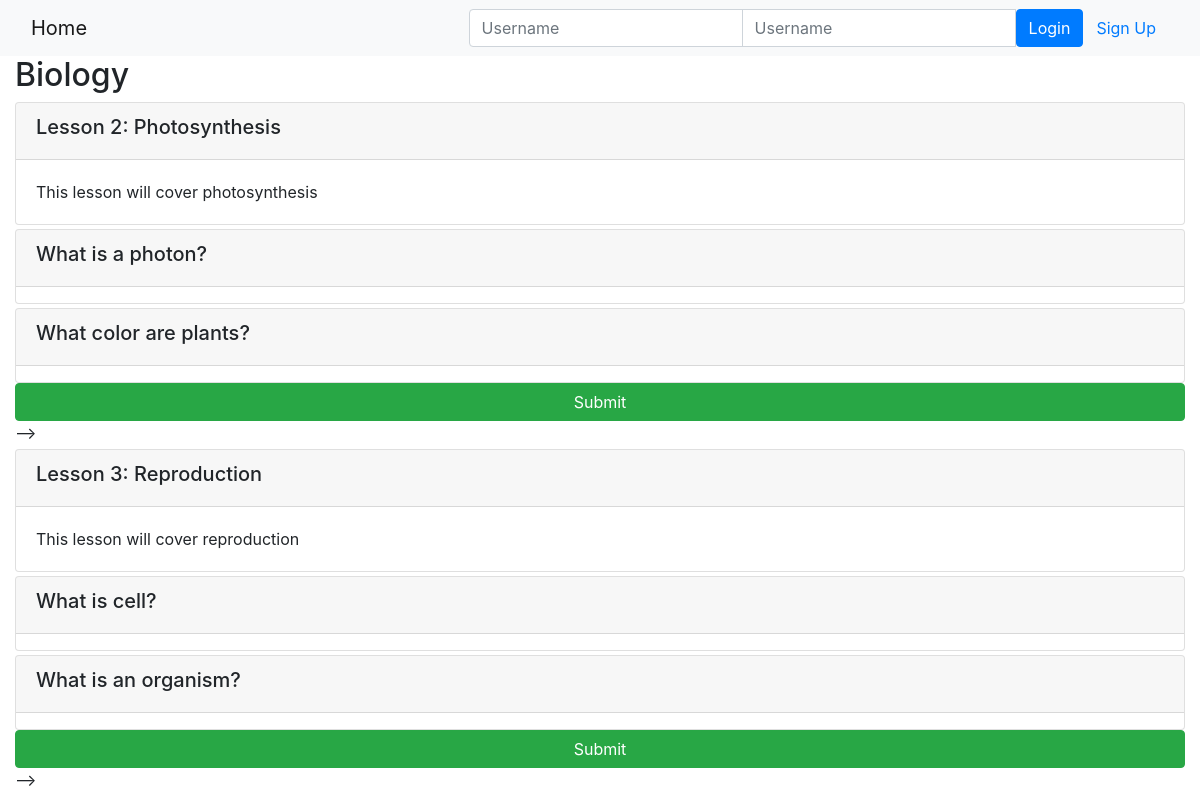
Page /onlinecourse/1/ on the committed database.
### onlinecourse/models.py (models this page shows, shortened)
class Course(models.Model):
    name = models.CharField(null=False, max_length=30, default='online course')
    image = models.ImageField(upload_to='course_images/')
    description = models.CharField(max_length=1000)
    pub_date = models.DateField(null=True)
    instructors = models.ManyToManyField(Instructor)
    users = models.ManyToManyField(settings.AUTH_USER_MODEL, through='Enrollment')
    total_enrollment = models.IntegerField(default=0)
    is_enrolled = False

class Lesson(models.Model):
    title = models.CharField(max_length=200, default="title")
    order = models.IntegerField(default=0)
    course = models.ForeignKey(Course, on_delete=models.CASCADE)
    content = models.TextField()

class Question(models.Model):
    question_text = models.CharField(max_length=500)
    lesson_id = models.ForeignKey(Lesson, on_delete=models.CASCADE)
    grade = models.FloatField(default=0)

### onlinecourse/views.py (the view)
# urls.py: path('<int:pk>/', views.CourseDetailView.as_view(), name='course_details'),
class CourseDetailView(generic.DetailView):
    model = Course
    template_name = 'onlinecourse/course_detail_bootstrap.html'

### onlinecourse/templates/onlinecourse/course_detail_bootstrap.html (shortened to what this page needs)
<!DOCTYPE html>
<html lang="en">
<head>
     {% load static %}
    <link rel="stylesheet" href="https://maxcdn.bootstrapcdn.com/bootstrap/4.5.2/css/bootstrap.min.css">
</head>
<body>
    <nav class="navbar navbar-light bg-light">
        <div class="container-fluid">
            <div class="navbar-header">
                  <a class="navbar-brand" href="{% url 'onlinecourse:index' %}">Home</a>
            </div>
            <ul class="nav navbar-nav navbar-right">
                {% if user.is_authenticated %}
                <li>
                    <a class="btn btn-link" href="#">{{ user.first_name }}({{ user.username }})</a>
                    <a class="btn btn-link" href="{% url 'onlinecourse:logout' %}">Logout</a>
                </li>
                {% else %}
                <li>
                    <form class="form-inline" action="{% url 'onlinecourse:login' %}" method="post">
                        <div class="input-group">
                            <input type="text" class="form-control" placeholder="Username" name="username" >
                            <input type="password" class="form-control" placeholder="Username" name="psw" >
                            <button class="btn btn-primary" type="submit">Login</button>
                            <a class="btn btn-link" href="{% url 'onlinecourse:registration' %}">Sign Up</a>
                        </div>
                    </form>
                </li>
                {% endif %}
            </ul>
        </div>
    </nav>
    <div class="container-fluid">
            <h2>{{ course.name }}</h2>
            <div class="card-columns-vertical">
                {% for lesson in course.lesson_set.all %}
                    <div class="card mt-1">
                        <div class="card-header"><h5>Lesson {{lesson.order|add:1}}: {{lesson.title}}</h5></div>
                        <div class="card-body">{{lesson.content}}</div>
                    </div>
                    <form id="questionform" action="point to a submit view" method="post">
                        {% for question in lesson.question_set.all %}
                        <div class="card mt-1">
                            <div class="card-header"><h5>{{ question.question_text}}</h5></div>
                        </div>
                        {% endfor %}
                    <input class="btn btn-success btn-block" type="submit" value="Submit">
            </form> -->
            {% endfor %}
            </div>
    </div>
</body>
</html>

### rows in the picture
Course: name "Biology"
Lesson: order|add "2", title "Photosynthesis", content "This lesson will cover photosynthesis"
Question: question_text "What is a photon?"
Question: question_text "What color are plants?"
Lesson: order|add "3", title "Reproduction", content "This lesson will cover reproduction"
Question: question_text "What is cell?"
Question: question_text "What is an organism?"
